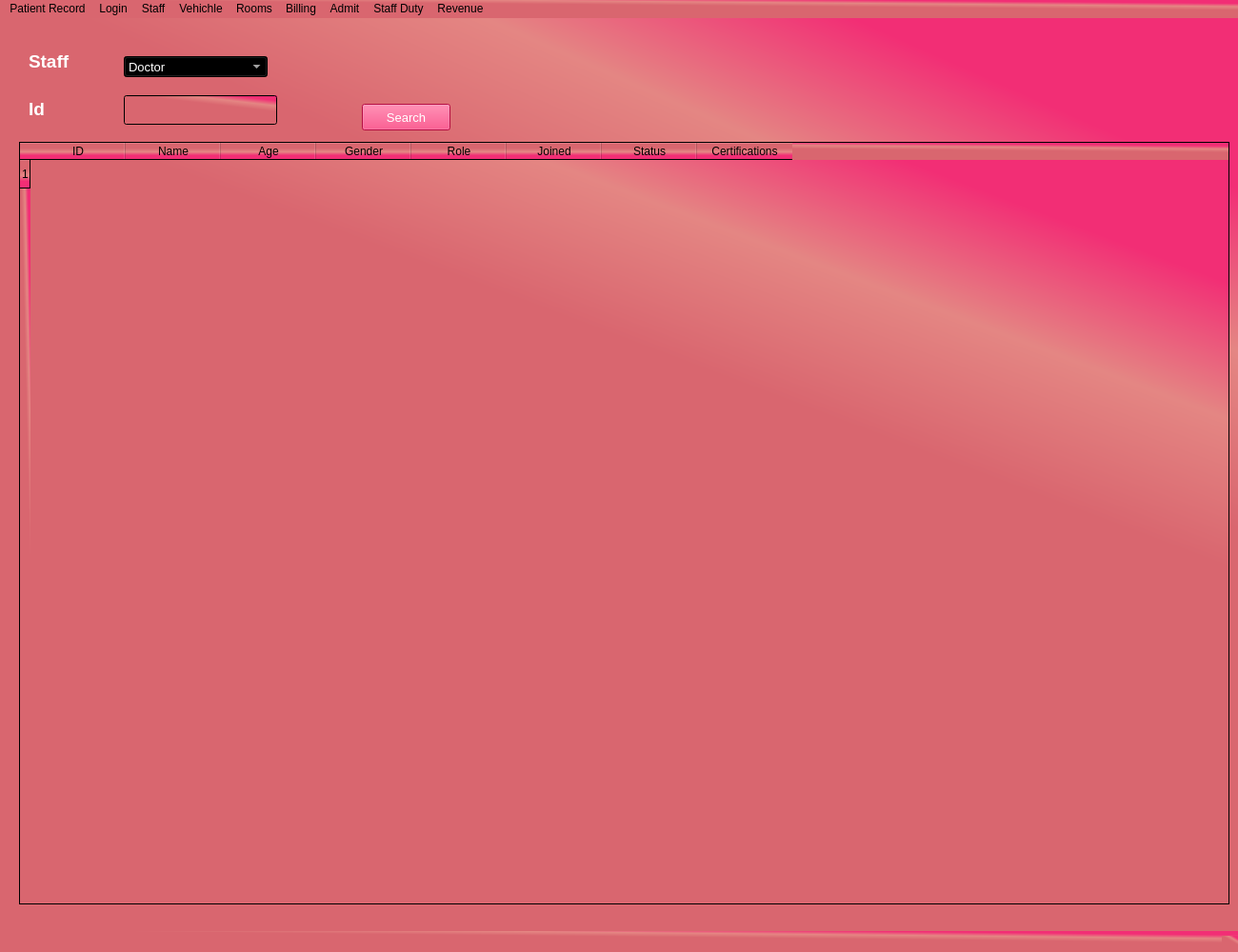
<?xml version="1.0" encoding="UTF-8"?>
<ui version="4.0">
 <class>MainWindow</class>
 <widget class="QMainWindow" name="MainWindow">
  <property name="geometry">
   <rect>
    <x>0</x>
    <y>0</y>
    <width>1300</width>
    <height>1000</height>
   </rect>
  </property>
  <property name="windowTitle">
   <string>MainWindow</string>
  </property>
  <property name="styleSheet">
   <string notr="true">background-color: rgb(159, 0, 79);
background-color: qlineargradient(spread:pad, x1:0.632, y1:0.613, x2:1, y2:0, stop:0.328358 rgba(217, 102, 111, 255), stop:0.562189 rgba(228, 134, 131, 255), stop:0.776119 rgba(242, 46, 117, 255));
</string>
  </property>
  <widget class="QWidget" name="MainWidgett">
   <widget class="QLabel" name="StaffLabel">
    <property name="geometry">
     <rect>
      <x>30</x>
      <y>30</y>
      <width>71</width>
      <height>31</height>
     </rect>
    </property>
    <property name="font">
     <font>
      <pointsize>14</pointsize>
      <weight>75</weight>
      <bold>true</bold>
     </font>
    </property>
    <property name="styleSheet">
     <string notr="true">background-color: rgba(255, 255, 255, 0);color: rgb(255, 255, 255);</string>
    </property>
    <property name="text">
     <string>Staff</string>
    </property>
   </widget>
   <widget class="QLabel" name="IDLabel">
    <property name="geometry">
     <rect>
      <x>30</x>
      <y>80</y>
      <width>55</width>
      <height>31</height>
     </rect>
    </property>
    <property name="font">
     <font>
      <pointsize>14</pointsize>
      <weight>75</weight>
      <bold>true</bold>
     </font>
    </property>
    <property name="styleSheet">
     <string notr="true">background-color: rgba(255, 255, 255, 0);color: rgb(255, 255, 255);</string>
    </property>
    <property name="text">
     <string>Id</string>
    </property>
   </widget>
   <widget class="QComboBox" name="StaffCombo">
    <property name="geometry">
     <rect>
      <x>130</x>
      <y>40</y>
      <width>151</width>
      <height>22</height>
     </rect>
    </property>
    <property name="font">
     <font>
      <pointsize>10</pointsize>
     </font>
    </property>
    <property name="styleSheet">
     <string notr="true">color: rgb(255, 255, 255);
selection-background-color: rgb(255, 5, 101);</string>
    </property>
    <item>
     <property name="text">
      <string>Doctor</string>
     </property>
    </item>
    <item>
     <property name="text">
      <string>Nurse</string>
     </property>
    </item>
    <item>
     <property name="text">
      <string>Ward Boy</string>
     </property>
    </item>
    <item>
     <property name="text">
      <string>Driver</string>
     </property>
    </item>
    <item>
     <property name="text">
      <string>Reception</string>
     </property>
    </item>
    <item>
     <property name="text">
      <string>Pharmacist</string>
     </property>
    </item>
    <item>
     <property name="text">
      <string>Lab Guy</string>
     </property>
    </item>
   </widget>
   <widget class="QLineEdit" name="IDEdit">
    <property name="geometry">
     <rect>
      <x>130</x>
      <y>81</y>
      <width>161</width>
      <height>31</height>
     </rect>
    </property>
    <property name="font">
     <font>
      <pointsize>10</pointsize>
     </font>
    </property>
    <property name="styleSheet">
     <string notr="true">color: rgb(255, 255, 255);
selection-background-color: rgb(255, 10, 87);</string>
    </property>
   </widget>
   <widget class="QPushButton" name="SearchBtn">
    <property name="geometry">
     <rect>
      <x>380</x>
      <y>90</y>
      <width>93</width>
      <height>28</height>
     </rect>
    </property>
    <property name="font">
     <font>
      <pointsize>10</pointsize>
     </font>
    </property>
    <property name="styleSheet">
     <string notr="true">color: rgb(255, 255, 255);
background-color: rgb(255, 19, 94);</string>
    </property>
    <property name="text">
     <string>Search</string>
    </property>
   </widget>
   <widget class="QTableWidget" name="DetailsTable">
    <property name="geometry">
     <rect>
      <x>20</x>
      <y>130</y>
      <width>1271</width>
      <height>801</height>
     </rect>
    </property>
    <property name="font">
     <font>
      <family>Mongolian Baiti</family>
      <pointsize>11</pointsize>
      <weight>50</weight>
      <italic>false</italic>
      <bold>false</bold>
     </font>
    </property>
    <property name="styleSheet">
     <string notr="true">font: 11pt &quot;Mongolian Baiti&quot;;</string>
    </property>
    <property name="showGrid">
     <bool>false</bool>
    </property>
    <property name="gridStyle">
     <enum>Qt::DashDotDotLine</enum>
    </property>
    <property name="sortingEnabled">
     <bool>true</bool>
    </property>
    <row>
     <property name="text">
      <string>1</string>
     </property>
    </row>
    <column>
     <property name="text">
      <string>ID</string>
     </property>
    </column>
    <column>
     <property name="text">
      <string>Name</string>
     </property>
    </column>
    <column>
     <property name="text">
      <string>Age</string>
     </property>
    </column>
    <column>
     <property name="text">
      <string>Gender</string>
     </property>
    </column>
    <column>
     <property name="text">
      <string>Role</string>
     </property>
    </column>
    <column>
     <property name="text">
      <string>Joined</string>
     </property>
    </column>
    <column>
     <property name="text">
      <string>Status</string>
     </property>
    </column>
    <column>
     <property name="text">
      <string>Certifications</string>
     </property>
    </column>
   </widget>
  </widget>
  <widget class="QMenuBar" name="menubar">
   <property name="geometry">
    <rect>
     <x>0</x>
     <y>0</y>
     <width>1300</width>
     <height>26</height>
    </rect>
   </property>
   <widget class="QMenu" name="PRecordMenu">
    <property name="title">
     <string>Patient Record</string>
    </property>
   </widget>
   <widget class="QMenu" name="LoginMenu">
    <property name="title">
     <string>Login</string>
    </property>
   </widget>
   <widget class="QMenu" name="StaffMenu">
    <property name="title">
     <string>Staff</string>
    </property>
   </widget>
   <widget class="QMenu" name="VehichleMenu">
    <property name="title">
     <string>Vehichle</string>
    </property>
   </widget>
   <widget class="QMenu" name="RoomsMenu">
    <property name="title">
     <string>Rooms</string>
    </property>
   </widget>
   <widget class="QMenu" name="BillingMenu">
    <property name="title">
     <string>Billing</string>
    </property>
   </widget>
   <widget class="QMenu" name="StaffDutyMenu">
    <property name="title">
     <string>Staff Duty</string>
    </property>
   </widget>
   <widget class="QMenu" name="RevenueMenu">
    <property name="title">
     <string>Revenue</string>
    </property>
   </widget>
   <widget class="QMenu" name="AdmitMenu">
    <property name="title">
     <string>Admit</string>
    </property>
   </widget>
   <addaction name="PRecordMenu"/>
   <addaction name="LoginMenu"/>
   <addaction name="StaffMenu"/>
   <addaction name="VehichleMenu"/>
   <addaction name="RoomsMenu"/>
   <addaction name="BillingMenu"/>
   <addaction name="AdmitMenu"/>
   <addaction name="StaffDutyMenu"/>
   <addaction name="RevenueMenu"/>
  </widget>
  <widget class="QStatusBar" name="statusbar"/>
 </widget>
 <resources/>
 <connections/>
</ui>
